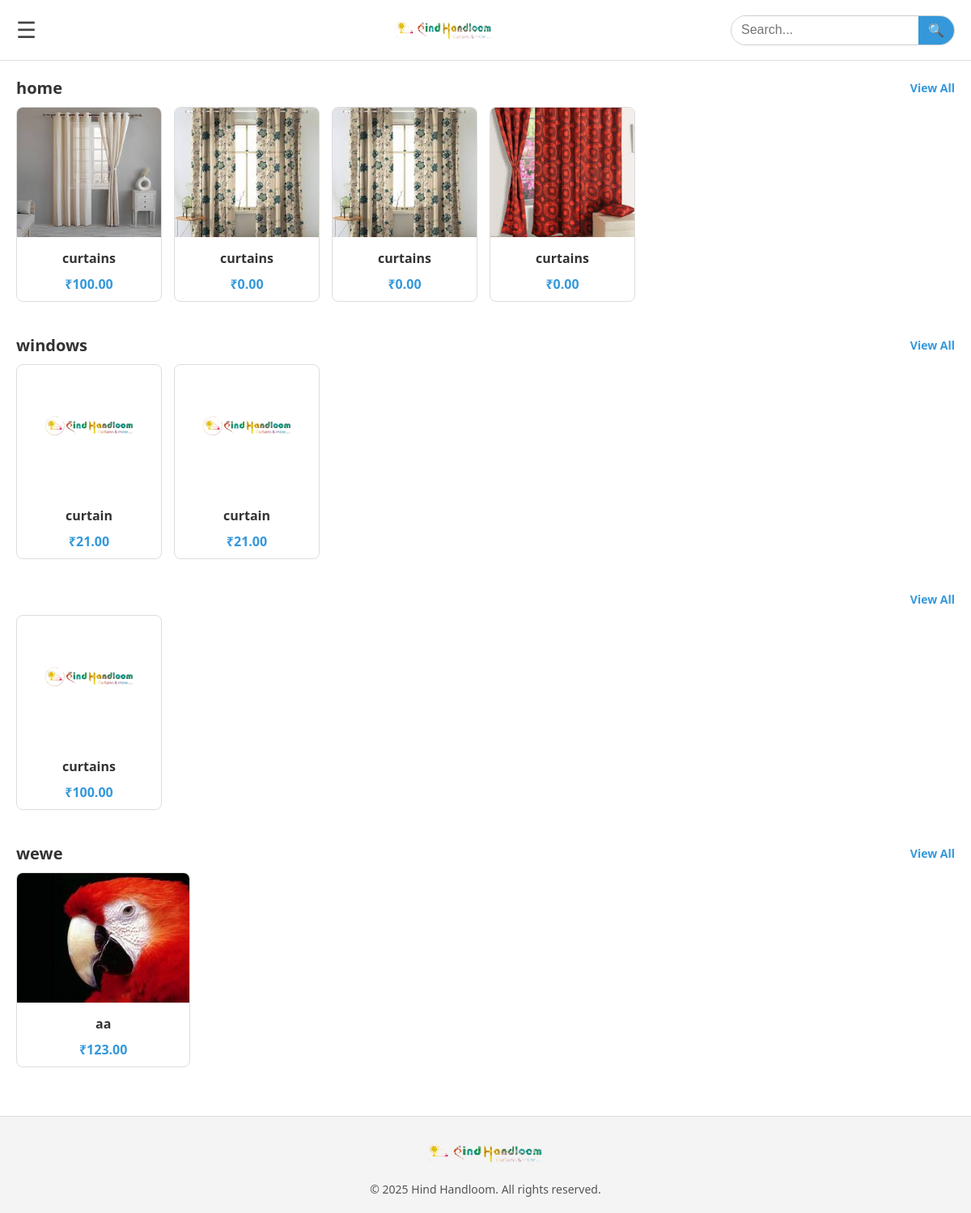
Page /shop/ on the earlier database version.
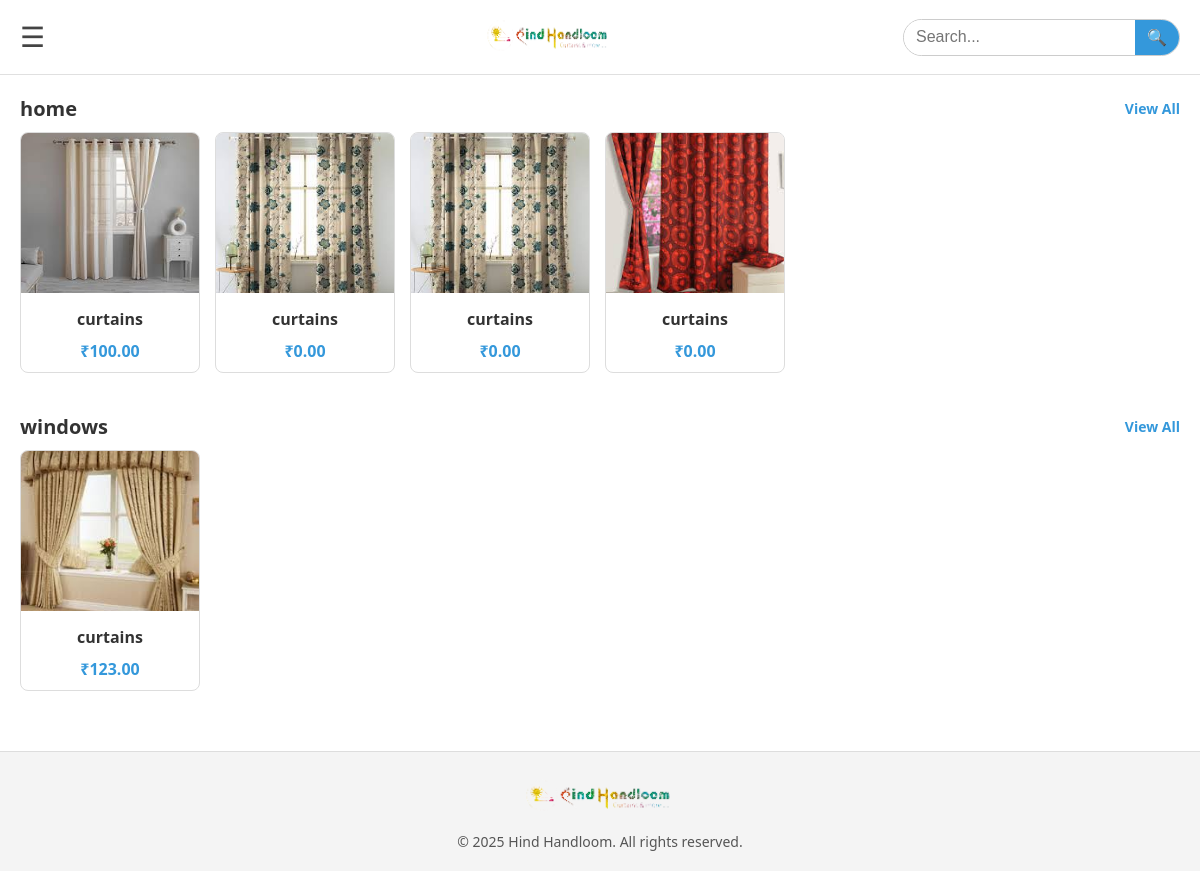
Same page on the later database version.
### myapp/models.py (models this page shows, shortened)
class products(models.Model):
    name = models.CharField(max_length=255)
    description = models.TextField(blank=True, null=True)
    price = models.DecimalField(max_digits=10,decimal_places=2)
    color = models.CharField(max_length=25)
    image = models.ImageField(upload_to='product-img/')
    stock = models.IntegerField(default=0)
    category = models.CharField(max_length=100)

### myapp/views.py (the view)
# urls.py: path('shop/', views.shop, name='shop'),
def shop(request):
    category_filter = request.GET.get('category')
    if category_filter:
        product = products.objects.filter(category=category_filter)
        categories = products.objects.values_list('category',flat=True).distinct()  # For sidebar or filter menu
        return render(request, 'shop.html', {
            'products': product,
            'categories': categories,
            'selected_category': category_filter
        })
    else:
        categories = products.objects.values_list('category', flat=True).distinct()
        grouped_products = {}
        for category in categories:
            grouped_products[category] = products.objects.filter(category=category)
        return render(request, 'shop.html', {
            'grouped_products': grouped_products,
            'categories': categories,
            'selected_category': None
        })

### myapp/templates/shop.html (shortened to what this page needs)
{% extends 'base.html' %}
{% block content %}
<div class="shop-container">
    <section class="shop-main">
    {% if selected_category %}
        <h2 class="category-title">{{ selected_category }}</h2>
        <div class="products-grid">
            {% for product in products %}
                <div class="product-card" onclick="gotoproductdetail({{ product.id }})">
                    <img src="{{ product.image.url }}" alt="{{ product.name }}">
                    <h4>{{ product.name }}</h4>
                    <p>&#8377;{{ product.price }}</p>
                </div>
            {% empty %}
                <p>No products available.</p>
            {% endfor %}
        </div>
    {% else %}
        {% for category, products in grouped_products.items %}
        <div class="category-section">
            <div class="category-header">
                <h3 class="category-title">{{ category }}</h3>
                <a href="{% url 'shop' %}?category={{ category }}" class="view-all">View All</a>
            </div>
            <div class="products-row">
                {% for product in products %}
                    <div class="product-card" onclick="gotoproductdetail({{ product.id }})">
                        <img src="{{ product.image.url }}" alt="{{ product.name }}">
                        <h4>{{ product.name }}</h4>
                        <p>&#8377;{{ product.price }}</p>
                    </div>
                {% endfor %}
            </div>
        </div>
        {% endfor %}
    {% endif %}
    </section>
</div>
{% endblock %}

### myapp/templates/base.html (shortened to what this page needs)
<!DOCTYPE html>
<html lang="en">
<head>
    {% load static %}
    <link rel="stylesheet" href="{% static 'myapp/css/base.css' %}">
</head>
<body>
    <header class="header">
        <div class="header-left">
            <button id="open-sidebar-btn" class="menu-btn" aria-label="Open Menu">☰</button>
        </div>
        <div class="header-center">
            <img src="{% static 'myapp/images/logo.png' %}" alt="Hind Handloom Logo" class="logo">
        </div>
        <div class="header-right">
            <form class="search-form" action="{% url 'search' %}" method="get" role="search">
                <input type="text" name="search-item" placeholder="Search..." aria-label="Search" required>
                <button type="submit" aria-label="Search Button" class="search-btn">
                    <span class="search-icon">🔍</span>
                </button>
            </form>
        </div>
    </header>
    <main class="content">
        {% block content %}{% endblock %}
    </main>
    <footer class="footer">
        <div class="footer-container">
            <div class="footer-left">
                <img src="{% static 'myapp/images/logo.png' %}" alt="Hind Handloom Logo" class="footer-logo" id="footer-logo">
                <p>&copy; {{ current_year|default:"2025" }} Hind Handloom. All rights reserved.</p>
            </div>
        </div>
    </footer>
</body>
</html>

Differences in the rows shown:
removed products: image (picture), name "curtain", price "21.00", shown under "windows"
removed products: image (picture), name "curtain", price "21.00", shown under "windows"
removed products: image (picture), name "curtains", price "100.00"
removed products: image (picture), name "aa", price "123.00", shown under "wewe"
added products: image (picture), name "curtains", price "123.00", shown under "windows"
Other differences:
list line gone: "View All"
list line gone: "wewe View All"
